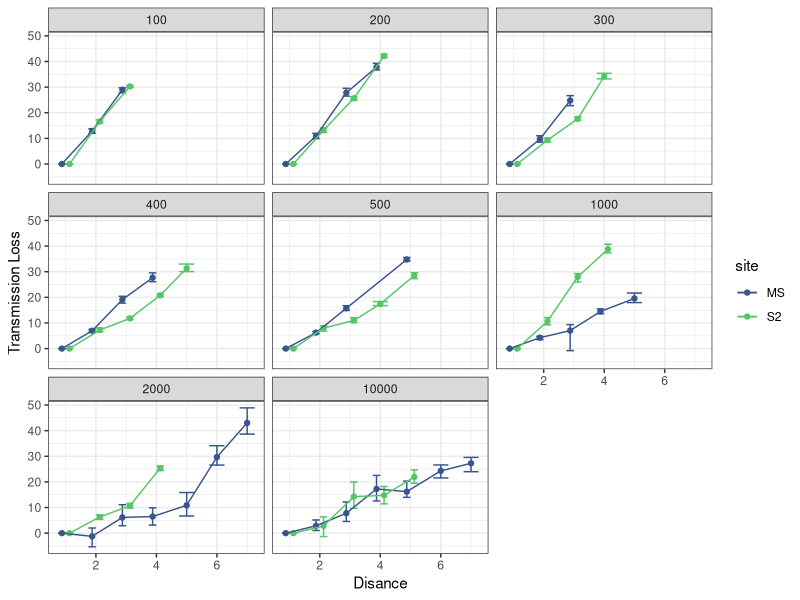

Here is the R script that generated this plot:
## ---- chunk 1
knitr::opts_chunk$set(echo = TRUE)
## ---- chunk 2

library(dplyr)
library(tidyr)
library(ggplot2)

## ---- chunk 3

# TL for each signal was calculated manually

signalTL = read.csv("data/sound_exp/signalSPLdata.csv")

TL = signalTL[,c(1:10,21:30)]
TL = pivot_longer(TL,cols = c(11:20), names_to = "replicate", values_to = "TransLoss")

TLsummary = TL %>%
  group_by(site, distance, frequency, depthSt_cm) %>%
  summarise(meanTL = mean(TransLoss), quant5 = quantile(TransLoss, 0.05), quant95 = quantile(TransLoss, 0.95), 
            sdTL = sd(TransLoss))

ggplot(aes(x = distance, y = meanTL, color = site), data = TLsummary)+ theme_bw()+ 
  geom_point(aes(group = site), position = position_dodge(width = 0.5))+
  geom_errorbar(aes(x = distance, ymin = quant5, ymax = quant95), 
                width = 0.5, position = position_dodge(width = 0.5))+
  geom_line(aes(group = site), position = position_dodge(width = 0.5))+
  scale_color_manual(values = c("#39568CFF" ,"#55C667FF"))+
  facet_wrap(facets = TLsummary$frequency)+
  labs(x = "Disance", y = "Transmission Loss", legend = "Habitat")

min(signalTL$depthSt_cm)
max(signalTL$depthSt_cm)




